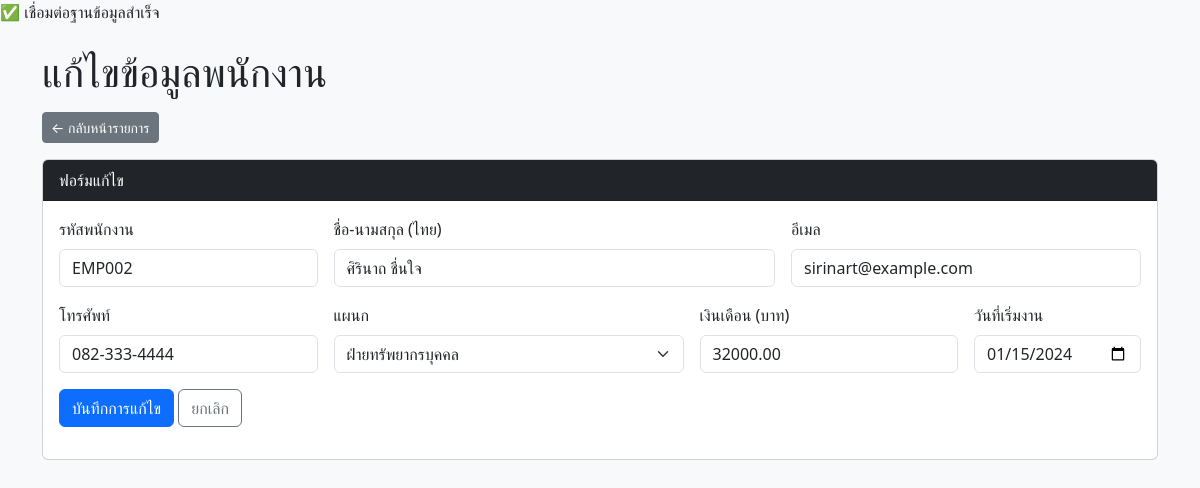
Page /edit.php?id=2 on the committed database.
### tables this page shows
CREATE TABLE employees (
  id INT AUTO_INCREMENT PRIMARY KEY,
  emp_code VARCHAR(20) NOT NULL,           
  fullname_th VARCHAR(150) NOT NULL,       
  email VARCHAR(150) NULL,
  phone VARCHAR(50) NULL,
  dept_id INT NOT NULL,                     
  salary DECIMAL(12,2) NOT NULL DEFAULT 0,  
  hired_at DATE NOT NULL,                   
  CONSTRAINT fk_emp_dept FOREIGN KEY (dept_id) REFERENCES departments(id)
);

CREATE TABLE departments (
  id INT AUTO_INCREMENT PRIMARY KEY,
  name_th VARCHAR(100) NOT NULL
);

### db.php (called while the page is built, shortened)
<?php
function h($str) {
    return htmlspecialchars($str, ENT_QUOTES, 'UTF-8');
}

### edit.php (the view, shortened to what this page needs)
<?php
require 'db.php';
$id = isset($_GET['id']) ? (int)$_GET['id'] : 0;
$sql = "SELECT * FROM employees WHERE id = {$id} LIMIT 1";
$res = mysqli_query($conn, $sql);
$emp = mysqli_fetch_assoc($res);
$sql_dept = "SELECT id, name_th FROM departments ORDER BY name_th";
$dept_result = mysqli_query($conn, $sql_dept);
?>
<!DOCTYPE html>
<html lang="th">
<head>
    <link href="https://cdn.jsdelivr.net/npm/bootstrap@5.3.3/dist/css/bootstrap.min.css" rel="stylesheet">
</head>
<body class="bg-light">
<div class="container py-4">
    <h1 class="mb-3">แก้ไขข้อมูลพนักงาน</h1>
    <div class="mb-3">
        <a href="index.php" class="btn btn-secondary btn-sm">← กลับหน้ารายการ</a>
    </div>
    <div class="card">
        <div class="card-header bg-dark text-white">ฟอร์มแก้ไข</div>
        <div class="card-body">
            <form action="update_employee.php" method="post" class="row g-3">
                <div class="col-md-3">
                    <label class="form-label">รหัสพนักงาน</label>
                    <input type="text" name="emp_code" class="form-control" value="<?= h($emp['emp_code']) ?>" required>
                </div>
                <div class="col-md-5">
                    <label class="form-label">ชื่อ-นามสกุล (ไทย)</label>
                    <input type="text" name="fullname_th" class="form-control" value="<?= h($emp['fullname_th']) ?>" required>
                </div>
                <div class="col-md-4">
                    <label class="form-label">อีเมล</label>
                    <input type="email" name="email" class="form-control" value="<?= h($emp['email']) ?>">
                </div>
                <div class="col-md-3">
                    <label class="form-label">โทรศัพท์</label>
                    <input type="text" name="phone" class="form-control" value="<?= h($emp['phone']) ?>">
                </div>
                <div class="col-md-4">
                    <label class="form-label">แผนก</label>
                    <select name="dept_id" class="form-select" required>
                        <?php if ($dept_result && mysqli_num_rows($dept_result) > 0): ?>
                            <?php while ($d = mysqli_fetch_assoc($dept_result)): ?>
                                <option value="<?= (int)$d['id'] ?>" <?= ((int)$d['id'] === (int)$emp['dept_id']) ? 'selected' : '' ?>>
                                    <?= h($d['name_th']) ?>
                                </option>
                            <?php endwhile; ?>
                        <?php endif; ?>
                    </select>
                </div>
                <div class="col-md-3">
                    <label class="form-label">เงินเดือน (บาท)</label>
                    <input type="number" name="salary" class="form-control" step="0.01" min="0" value="<?= h($emp['salary']) ?>" required>
                </div>
                <div class="col-md-2">
                    <label class="form-label">วันที่เริ่มงาน</label>
                    <input type="date" name="hired_at" class="form-control" value="<?= h($emp['hired_at']) ?>" required>
                </div>
                <div class="col-12">
                    <button type="submit" class="btn btn-primary">บันทึกการแก้ไข</button>
                    <a href="index.php" class="btn btn-outline-secondary">ยกเลิก</a>
                </div>
            </form>
        </div>
    </div>
</div>
</body>
</html>

### rows in the picture
employees: emp_code "EMP002", fullname_th "ศิรินาถ ชื่นใจ", email "sirinart@example.com", phone "082-333-4444", dept_id "ฝ่ายทรัพยากรบุคคล", salary "32000.00", hired_at "01/15/2024"
